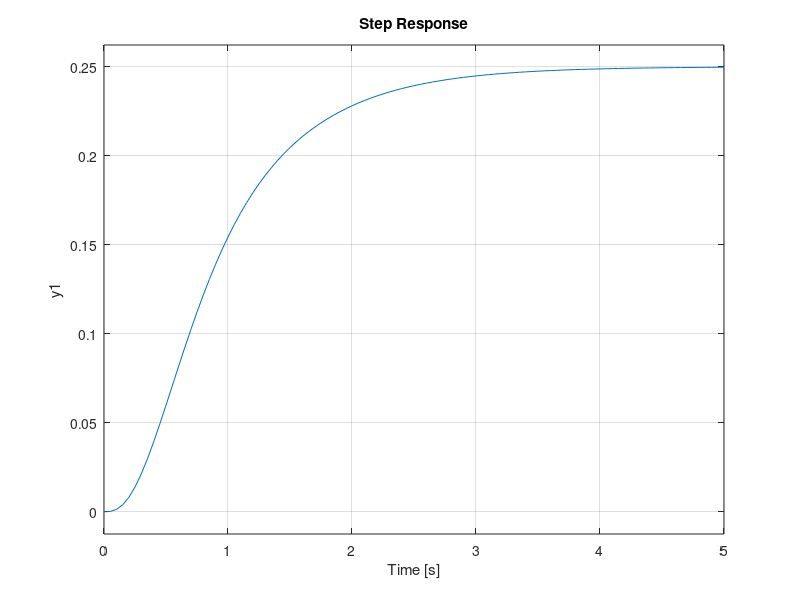

This figure's MATLAB source:

numerator = 10; % numerator for the tf function
% a,b,c,d are the denominators for the tf function
a = 1;
b = 10;
c = 40;
d = 40;


sys = tf(numerator,[a b c d]); % using the tf function to calculate

% inital value: t = 0, s = infinity
% inital value= 10/(infinity^3 + 10*infinity^2 + 40*infinity + 40)
% initial value = 10/ (infinity) = 0


% final value: t = infinity, s = 0
% final value = 10/(0^3 + 10*0^2 + 40*0 + 40)
% final value = 10/(40) = 1/4



bode(sys)
% to find the bandwidth frequency from the bode plot you make a line from
% the y-intercept all the way to the graphs line. the x-axis value of the
% meeting point is the value of the bandwidth frequency.
% y-intercept= -15dB, Bandwidth frequency= 1.38 rads/s


step(sys) 
% The system rise time is the time it takes for the system to get from 10%
% to 90% 
% rise time = 1.59s


%what is the significance of the gain and phase margins?
% the gain is the ammount of energy needed from the frequency to go to -3dB
% to 0 dB when the system is a 180deg
% The phase margin is defined as the change in open-loop phase shift
% required to make a closed-loop system unstable



cl = 10 * sys/(1+10*sys);
